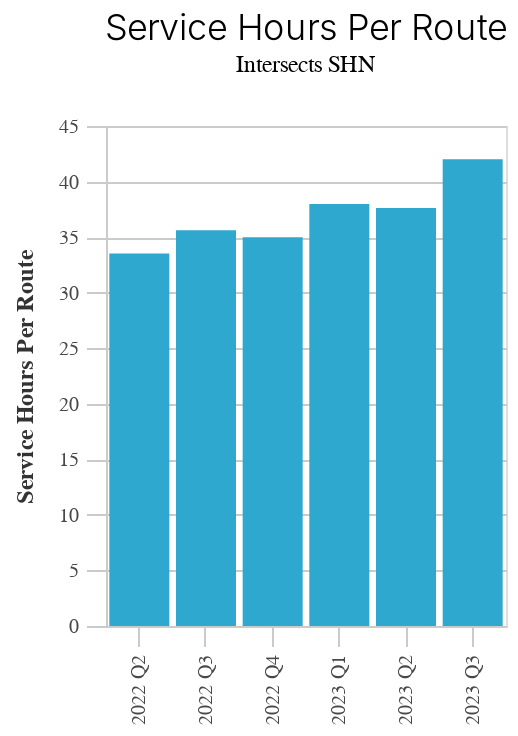

Source (notebook cell):
### Code cell
i1

### Figure 1 — Vega-Lite specification as saved in the notebook (floating-point values rounded to 4 significant figures)
{"config": {"view": {"continuousWidth": 300, "continuousHeight": 300}, "axis": {"domainColor": "#cbcbcb", "grid": true, "gridColor": "#cbcbcb", "gridWidth": 1, "labelColor": "#474747", "labelFont": "Nunito Sans", "labelFontSize": 10, "labelPadding": 4, "tickColor": "#cbcbcb", "tickSize": 10, "titleColor": "#333", "titleFont": "Raleway", "titleFontSize": 12, "titlePadding": 10}, "axisBand": {"grid": false}, "background": "white", "font": "Raleway", "header": {"labelFont": "Nunito Sans", "titleFont": "Raleway"}, "legend": {"labelColor": "#333", "labelFont": "Nunito Sans", "labelFontSize": 11, "labelLimit": 0, "padding": 1, "symbolSize": 30, "symbolType": "square", "titleColor": "#333", "titleFont": "Raleway", "titleFontSize": 14, "titlePadding": 10}, "title": {"anchor": "middle", "font": "Raleway", "fontSize": 18, "fontWeight": 300, "offset": 20}}, "hconcat": [{"mark": {"type": "bar"}, "encoding": {"color": {"value": "#2EA8CE"}, "tooltip": [{"field": "year", "type": "quantitative"}, {"field": "quarter", "type": "nominal"}, {"field": "year_quarter", "type": "nominal"}, {"field": "variable", "type": "nominal"}, {"field": "category", "type": "nominal"}, {"field": "value", "type": "quantitative"}], "x": {"field": "year_quarter", "title": null, "type": "ordinal"}, "y": {"field": "value", "title": "Service Hours Per Route", "type": "quantitative"}}, "height": 250, "name": "view_5", "title": {"text": "Service Hours Per Route", "subtitle": "Intersects SHN"}, "width": 200}], "data": {"name": "data-e683bac4221681115d1db8fb79abed4d"}, "params": [{"name": "param_5", "select": {"type": "interval", "encodings": ["x", "y"]}, "bind": "scales", "views": ["view_5"]}], "resolve": {"scale": {"y": "independent"}}, "spacing": 25, "$schema": "https://vega.github.io/schema/vega-lite/v5.8.0.json", "datasets": {"data-e683bac4221681115d1db8fb79abed4d": [{"category": "Intersects SHN", "variable": "service_hours_per_route", "value": 33.53, "service_date": "2022-05-04", "year_quarter": "2022 Q2", "quarter": "Q2", "year": 2022}, {"category": "Intersects SHN", "variable": "service_hours_per_route", "value": 35.61, "service_date": "2022-08-17", "year_quarter": "2022 Q3", "quarter": "Q3", "year": 2022}, {"category": "Intersects SHN", "variable": "service_hours_per_route", "value": 34.99, "service_date": "2022-10-12", "year_quarter": "2022 Q4", "quarter": "Q4", "year": 2022}, {"category": "Intersects SHN", "variable": "service_hours_per_route", "value": 37.97, "service_date": "2023-01-18", "year_quarter": "2023 Q1", "quarter": "Q1", "year": 2023}, {"category": "Intersects SHN", "variable": "service_hours_per_route", "value": 37.63, "service_date": "2023-04-12", "year_quarter": "2023 Q2", "quarter": "Q2", "year": 2023}, {"category": "Intersects SHN", "variable": "service_hours_per_route", "value": 42.0, "service_date": "2023-07-12", "year_quarter": "2023 Q3", "quarter": "Q3", "year": 2023}]}}
